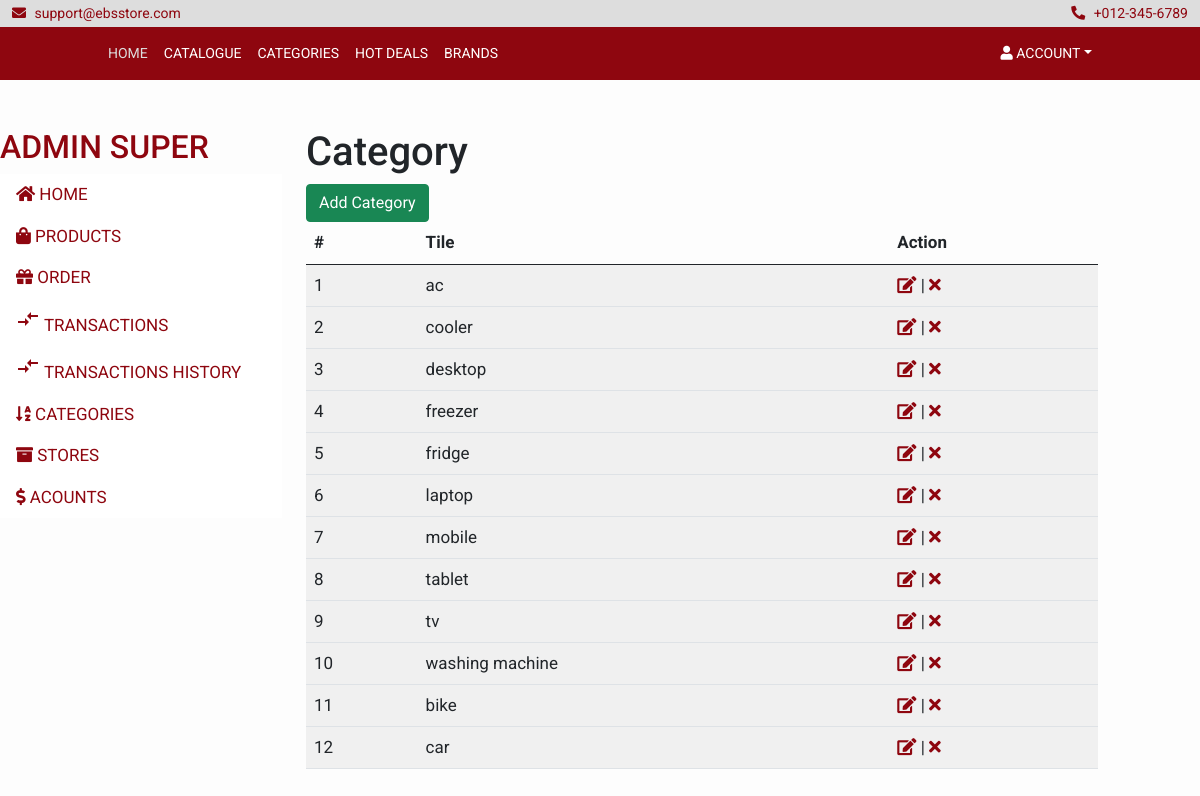
Page /admin-categories-views (signed in) on the committed database.
### account/models.py (models this page shows, shortened)
class UserAccount(AbstractBaseUser, PermissionsMixin):
    username = models.CharField(max_length=255, unique=True)
    first_name=models.CharField(max_length=255)
    last_name=models.CharField(max_length=255)
    email = models.EmailField(max_length=255, unique=True)
    is_superuser = models.BooleanField(default=False)
    is_admin = models.BooleanField('Is Admin', default=False)
    is_staff = models.BooleanField(default=False)
    is_customer = models.BooleanField(default=True)
    is_client = models.BooleanField(default = False)
    balance = models.DecimalField(max_digits=15, decimal_places=2, default=0)
    user_type = models.PositiveIntegerField(choices=CHOICES, default=1)
    created_at = models.DateTimeField(auto_now_add=True)
    update_at= models.DateTimeField(auto_now=True)
    objects = UserAccountManager()
    USERNAME_FIELD = 'username'
    REQUIRED_FIELDS = ['first_name', 'last_name', 'email']

### store/models.py (models this page shows, shortened)
class Category(models.Model):
    title = models.CharField(max_length=255, unique=True)
    image = models.ImageField(upload_to='uploads/', null=True, blank=True, verbose_name="")

### store/views.py (the view)
# urls.py: path('admin-categories-views', views.admin_categories_view, name="admin_categories_views"),
@user_passes_test(lambda u: u.is_superuser)
def admin_categories_view(request):
    categories =  Category.objects.all()
    total = categories.count()
    return render(request, 'dashboard/categories/admin/admin_categories.html', {'categories': categories, 'total': total})

### cart/context_processor.py (called while the page is built)
def cart(request):
    return {'cart': Cart(request)}

### store/context_processor.py (called while the page is built)
def categories(request):
    categories = Category.objects.all()
    return {'categories': categories}

def brands(request):
    brands = Brand.objects.all()
    return {'brands': brands}

### templates/dashboard/categories/admin/admin_categories.html
{% extends "../../admin_dashboard.html" %}
{%block dashboard_content%}
    <h1>Category</h1>
    <a href="{%url 'admin_add_category'%}" class="btn btn-success"> Add Category </a>
    {% if categories %}
     <table class="table table-striped table-hover">
        <thead>
          <th>#</th>
          <th>Tile</th>
          <th>Action</th>
        </thead>
        <tbody>
      {% for category in categories %}
          <tr>
            <td> {{category.id}}</td>
            <td>{{category.title}}</td>
            <td><a href="{% url 'admin_edit_category' category.id %}"> <i class="fa fa-edit"></i></a> |
              <a href="{% url 'admin_delete_category' category.id %}"><i class="fa fa-times"></i></a></td>
            <tr>
          {% endfor %}
          </tbody>
      </table>
    {%else %}
          <p>No product added</p>
      {%endif%}
{%endblock%}

### templates/dashboard/admin_dashboard.html (shortened to what this page needs)
{% load static %}
<!DOCTYPE html>
<html lang="en">
  <head>
    <link rel="stylesheet" href="https://cdnjs.cloudflare.com/ajax/libs/font-awesome/4.7.0/css/font-awesome.min.css">
    <link
      href="https://cdn.jsdelivr.net/npm/bootstrap@5.0.2/dist/css/bootstrap.min.css"
      rel="stylesheet"
    />
    <link href="https://cdnjs.cloudflare.com/ajax/libs/font-awesome/5.10.0/css/all.min.css" rel="stylesheet">
    <link href="{% static 'css/dashboard.css'%}" rel="stylesheet">
    <link href="{% static 'css/main.css'%}" rel="stylesheet">
  </head>
  <body>
  {% include "../components/topbar.html"%}
  {% include "../components/primary_navbar.html"%}
<div class="row">
  <div class="col-3 mt-5 ">
    <aside >
        <div>
          {% if user.user_type == 0 %}
              <h2>{{user.store.name}}</h2>
          {% else  %}
              <h2> {{user.first_name}}  {{user.last_name}}</h2>
          {%endif%}
        </div>
          <ul class="nav flex-column" style="background:white">
            <li class="nav-item">
              <a class="nav-link" href="{%url 'dashboard'%}"><i class="fa fa-home"></i> Home</a>
            </li>
            <li class="nav-item">
              <a class="nav-link" href="{%url 'admin_products_views'%}"><i class="fa fa-shopping-bag"></i> Products</a>
            </li>
            <li class="nav-item">
              <a class="nav-link" href="{%url 'order:admin_order_view'%}"><i class="fa fa-gift"></i> Order</a>
            </li>
            <li class="nav-item">
              <a class="nav-link" href="{%url 'order:admin_transaction_history'%}"><i class="material-icons">compare_arrows</i> Transactions</a>
            </li>
            <li class="nav-item">
              <a class="nav-link" href="{%url 'order:admin_total_transaction_history'%}"><i class="material-icons">compare_arrows</i> Transactions History</a>
            </li>
            <li class="nav-item">
              <a class="nav-link" href="{%url 'admin_categories_views'%}"><i class="fa fa-sort-alpha-asc"></i> Categories</a>
            </li>
            <li class="nav-item">
              <a class="nav-link" href="{%url 'admin_stores_view'%}"><i class="fa fa-archive"></i> Stores</a>
            </li>
            <li class="nav-item">
              <a class="nav-link" href="{%url 'admin_users_view'%}"><i class="fa fa-dollar"></i> Acounts</a>
            </li>
      </aside>
  </div>
  <div class="col-8 mt-5">
     <section >
      <div class="row">
        <div class="col-lg-12">
          {%block dashboard_content%}
          {% endblock dashboard_content%}
      </div>
  </div>
  </section>
</div>
</div>
  </body>
</html>

### static/css/dashboard.css (style rules this page uses)
body { padding-bottom: 30px; position: relative; min-height: 100%; }
a { transition: background 0.2s, color 0.2s; }

### static/css/main.css (style rules this page uses)
:root { --primary: #8e060f; --white: #ffffff; }
body { font-family: "Roboto", sans-serif; overflow-x: hidden; font-size: 17px; background-color: #fdfdfd; }
a { color: #8e060f; outline: none; text-decoration: none; }
.nav-item { color:#8e060f; }
.nav a { color: #8e060f; }
@media (min-width: 768px) { .nav, .nav .navbar { background: #8e060f; color:#ddd; } }
aside { color: #8e060f; text-transform: uppercase; }

### rows in the picture
UserAccount: first_name "ADMIN", last_name "SUPER"
Category: id "1", title "ac"
Category: id "2", title "cooler"
Category: id "3", title "desktop"
Category: id "4", title "freezer"
Category: id "5", title "fridge"
Category: id "6", title "laptop"
Category: id "7", title "mobile"
Category: id "8", title "tablet"
Category: id "9", title "tv"
Category: id "10", title "washing machine"
Category: id "11", title "bike"
Category: id "12", title "car"
